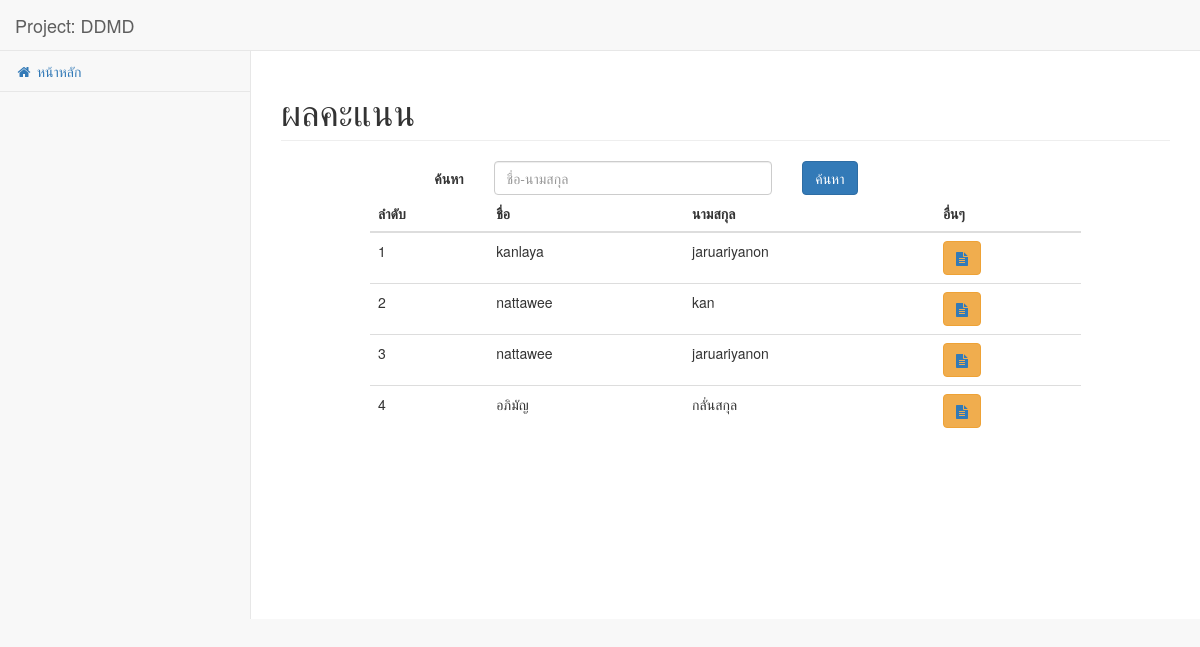
Page /pages/score.php on the committed database.
### tables this page shows
CREATE TABLE `member` (
  `id` int(11) NOT NULL,
  `idcard` varchar(13) NOT NULL,
  `prefix` int(11) NOT NULL COMMENT 'connect with prefix table',
  `name` varchar(50) NOT NULL,
  `lastname` varchar(50) NOT NULL,
  `age` varchar(50) NOT NULL COMMENT 'connect with length birthdate',
  `sex` int(11) NOT NULL,
  `status` int(11) NOT NULL,
  `email` varchar(50) NOT NULL,
  `password` varchar(11) NOT NULL,
  `type` int(11) NOT NULL
);

### pages/score.php (the view, shortened to what this page needs)
<?php session_start();
require 'connection.php'; ?>
<!DOCTYPE html>
<html lang="en">
<head>
    <link href="../vendor/bootstrap/css/bootstrap.min.css" rel="stylesheet">
    <link href="../vendor/metisMenu/metisMenu.min.css" rel="stylesheet">
    <link href="../dist/css/sb-admin-2.css" rel="stylesheet">
    <link href="../vendor/morrisjs/morris.css" rel="stylesheet">
    <link href="../vendor/font-awesome/css/font-awesome.min.css" rel="stylesheet" type="text/css">
</head>
<body>
    <div id="wrapper">
        <nav class="navbar navbar-default navbar-static-top" role="navigation" style="margin-bottom: 0">
            <div class="navbar-header">
                <a class="navbar-brand" href="index.php">Project: DDMD</a>
            </div>
            <?php require('sidemenu.php'); ?>
        </nav>
        <div id="page-wrapper">
            <div class="row">
                <div class="col-lg-12">
                    <h1 class="page-header">ผลคะแนน</h1>
                    <div class="col-md-10 col-md-offset-1">
                      <form class="form-horizontal" action="score.php" method="get">
                        <div class="form-group">
                          <label for="" class="col-sm-2 control-label">ค้นหา</label>
                          <div class="col-sm-5">
                              <input type="text" class="form-control" id="search" name="search" placeholder="ชื่อ-นามสกุล">
                          </div>
                          <div class="col-sm-5">
                              <button type="submit" id="btn-register" class="btn btn-primary">ค้นหา</button>
                            </div>
                            <div class="col-lg-12 table-responsive">
                              <table class="table table-hover">
                                <thead>
                                    <tr>
                                      <th>ลำดับ</th>
                                      <th>ชื่อ</th>
                                      <th>นามสกุล</th>
                                      <th>อื่นๆ</th>
                                    </tr>
                                  </thead>
                                  <tbody>
                                    <?php
                                    $where = "";
                                      $sql = "SELECT * FROM member $where";
                                      $result = $conn->query($sql);
                                      if ($result->num_rows > 0) {
                                        $count = 1;
                                        while ($row = $result->fetch_assoc()) {
                                          echo '<tr>';
                                          echo '<td>'.$count.'</td>';
                                          echo '<td>'.$row["name"].'</td>';
                                          echo '<td>'.$row["lastname"].'</td>';
                                          echo '<td>';
                                          ?>
                                            <button type="button" class="btn btn-warning"><a href="show-score.php?id=<?php echo $row['id']; ?>"><i class="fa fa-file-text"></i></button>
                                          <?php
                                          echo '</td>';
                                          echo '</tr>';
                                          $count++;
                                        }
                                      }
                                     ?>
                                  </tbody>
                              </table>
                            </div>
                        <div class="form-group">
                          <label for="" class="col-sm-2 control-label"></label>
                          <div class="col-sm-9">
                          </div>
                        </div>
                      </form>
                    </div>
                </div>
            </div>
        </div>
    </div>
</body>
</html>

### rows in the picture
member: name "kanlaya", lastname "jaruariyanon"
member: name "nattawee", lastname "kan"
member: name "nattawee", lastname "jaruariyanon"
member: name "อภิมัญ", lastname "กลั่นสกุล"
